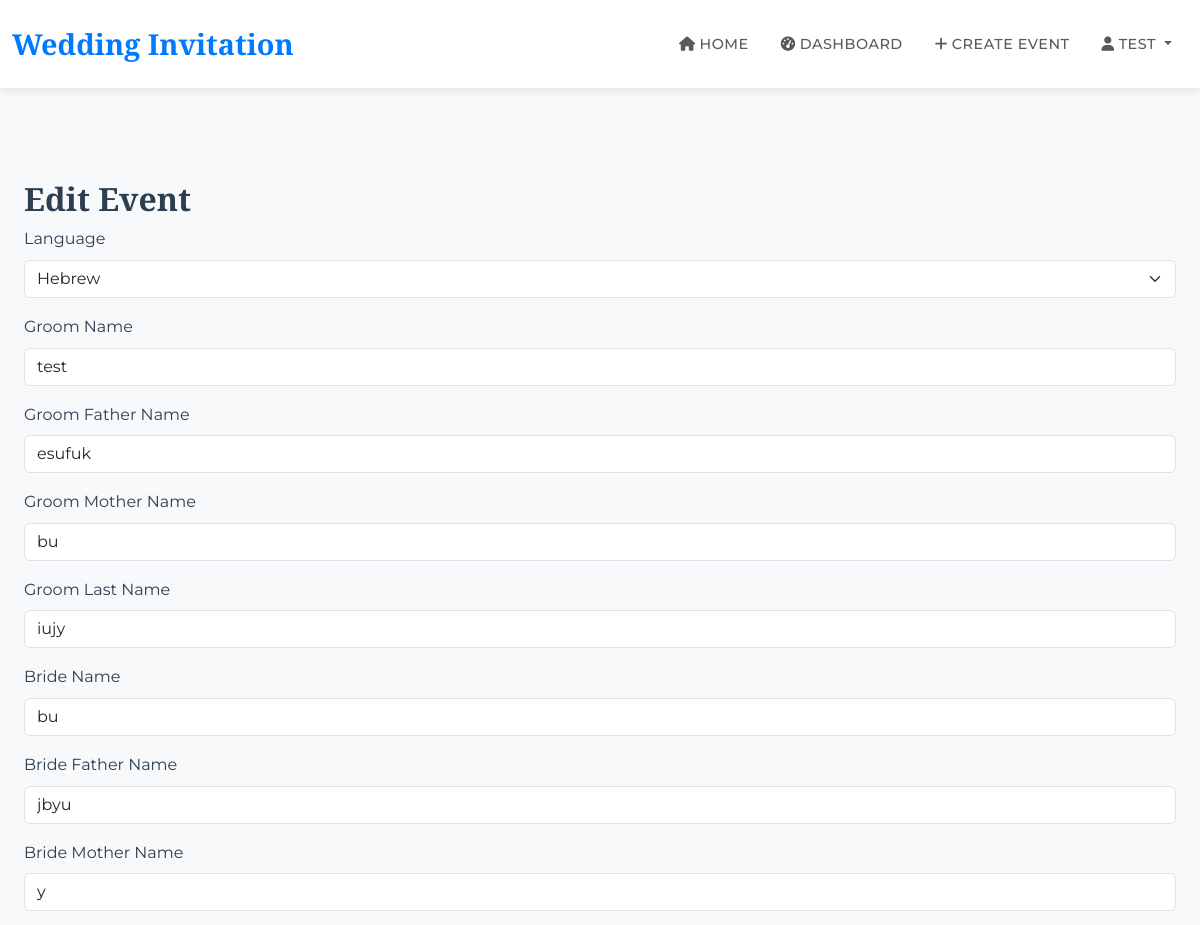
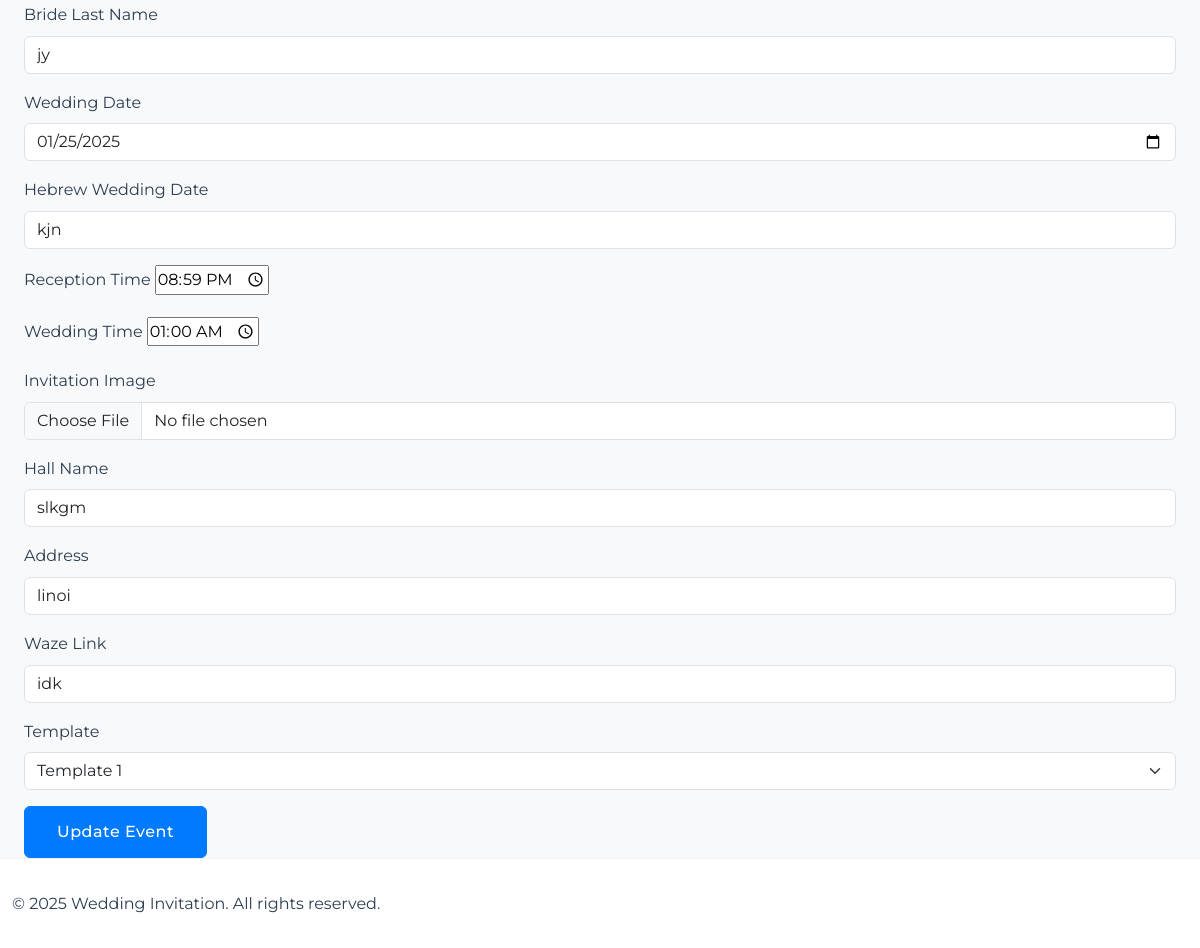
Screenshot of /edit_event/1 (signed in) with the database file from the repository (2 pictures, top to bottom).
### app/models.py (models this page shows, shortened)
class User(UserMixin, db.Model):  # Inherit from UserMixin
    id = db.Column(db.Integer, primary_key=True)
    username = db.Column(db.String(64), index=True, unique=True)
    email = db.Column(db.String(120), index=True, unique=True)
    password_hash = db.Column(db.String(128))
    events = db.relationship('Event', backref='creator', lazy='dynamic')
    is_admin = db.Column(db.Boolean, default=False)
    is_active = db.Column(db.Boolean, default=True)  # Add is_active (important!)

class Event(db.Model):
    id = db.Column(db.Integer, primary_key=True)
    link = db.Column(db.String(9), unique=True, nullable=False)
    language = db.Column(db.String(10), default='he')
    groom_name = db.Column(db.String(100))
    groom_father_name = db.Column(db.String(100))
    groom_mother_name = db.Column(db.String(100))
    groom_last_name = db.Column(db.String(100))
    bride_name = db.Column(db.String(100))
    bride_father_name = db.Column(db.String(100))
    bride_mother_name = db.Column(db.String(100))
    bride_last_name = db.Column(db.String(100))
    wedding_date = db.Column(db.Date)  # Ensure this is a Date field
    reception_time = db.Column(db.String(10))  # Store as string (e.g., '14:30')
    wedding_time = db.Column(db.String(10))  # Store as string (e.g., '16:00')
    hebrew_wedding_date = db.Column(db.String(50))
    invitation_image = db.Column(db.String(200))
    hall_name = db.Column(db.String(200))
    address = db.Column(db.String(200))
    waze_link = db.Column(db.String(200))
    template = db.Column(db.String(50))
    user_id = db.Column(db.Integer, db.ForeignKey('user.id'))
    responses = db.relationship('Response', backref='event', lazy='dynamic')

### app/routes.py (the view, shortened to what this page needs)
@bp.route('/edit_event/<int:event_id>', methods=['GET', 'POST'])
@login_required
def edit_event(event_id):
    event = Event.query.get_or_404(event_id)
    if event.user_id != current_user.id:
        flash('You do not have permission to edit this event.', 'error')
        return redirect(url_for('main.dashboard'))
    form = EventForm(obj=event)
    if request.method == 'GET':
        form.reception_time.data = datetime.strptime(event.reception_time, '%H:%M').time()
        form.wedding_time.data = datetime.strptime(event.wedding_time, '%H:%M').time()
    return render_template('edit_event.html', form=form, event=event)

### app/__init__.py (called while the page is built)
def create_app():
    app = Flask(__name__)
    app.config.from_object('config.Config')
    db.init_app(app)
    migrate.init_app(app, db)
    login_manager = LoginManager()  # Initialize Flask-Login
    login_manager.init_app(app)
    login_manager.login_view = 'main.login'  # Set the login view (important!)
    from app.models import User  # Import your User model (important!)
    @login_manager.user_loader
    def load_user(user_id):
        return User.query.get(int(user_id))  # Convert user_id to int (important!)
    @app.context_processor
    def inject_user():
        return dict(current_user=current_user)  # This is what makes current_user available
    from app.routes import bp
    app.register_blueprint(bp)
    return app

### app/templates/edit_event.html (shortened to what this page needs)
{% extends "base.html" %}
{% block content %}
<div class="container mt-5">
    <h2>Edit Event</h2>
    <form method="POST" action="{{ url_for('main.edit_event', event_id=event.id) }}" enctype="multipart/form-data">
        <div class="mb-3">
            {{ form.language.label(class="form-label") }}
            {{ form.language(class="form-select") }}
        </div>
        <div class="mb-3">
            {{ form.groom_name.label(class="form-label") }}
            {{ form.groom_name(class="form-control") }}
        </div>
        <div class="mb-3">
            {{ form.groom_father_name.label(class="form-label") }}
            {{ form.groom_father_name(class="form-control") }}
        </div>
        <div class="mb-3">
            {{ form.groom_mother_name.label(class="form-label") }}
            {{ form.groom_mother_name(class="form-control") }}
        </div>
        <div class="mb-3">
            {{ form.groom_last_name.label(class="form-label") }}
            {{ form.groom_last_name(class="form-control") }}
        </div>
        <div class="mb-3">
            {{ form.bride_name.label(class="form-label") }}
            {{ form.bride_name(class="form-control") }}
        </div>
        <div class="mb-3">
            {{ form.bride_father_name.label(class="form-label") }}
            {{ form.bride_father_name(class="form-control") }}
        </div>
        <div class="mb-3">
            {{ form.bride_mother_name.label(class="form-label") }}
            {{ form.bride_mother_name(class="form-control") }}
        </div>
        <div class="mb-3">
            {{ form.bride_last_name.label(class="form-label") }}
            {{ form.bride_last_name(class="form-control") }}
        </div>
        <div class="mb-3">
            {{ form.wedding_date.label(class="form-label") }}
            {{ form.wedding_date(class="form-control") }}
        </div>
        <div class="mb-3">
            {{ form.hebrew_wedding_date.label(class="form-label") }}
            {{ form.hebrew_wedding_date(class="form-control") }}
        </div>
        <div class="mb-3">
            {{ form.reception_time.label(class="form-label") }}
            {{ form.reception_time() }}
        </div>
        <div class="mb-3">
            {{ form.wedding_time.label(class="form-label") }}
            {{ form.wedding_time() }}
        </div>
        <div class="mb-3">
            {{ form.invitation_image.label(class="form-label") }}
            {{ form.invitation_image(class="form-control") }}
        </div>
        <div class="mb-3">
            {{ form.hall_name.label(class="form-label") }}
            {{ form.hall_name(class="form-control") }}
        </div>
        <div class="mb-3">
            {{ form.address.label(class="form-label") }}
            {{ form.address(class="form-control") }}
        </div>
        <div class="mb-3">
            {{ form.waze_link.label(class="form-label") }}
            {{ form.waze_link(class="form-control") }}
        </div>
        <div class="mb-3">
            {{ form.template.label(class="form-label") }}
            {{ form.template(class="form-select") }}
        </div>
        <button type="submit" class="btn btn-primary">Update Event</button>
    </form>
</div>
{% endblock %}

### app/templates/base.html (shortened to what this page needs)
<!DOCTYPE html>
<html lang="en" dir="ltr">
  <head>
    <link
      href="https://cdn.jsdelivr.net/npm/bootstrap@5.3.0/dist/css/bootstrap.min.css"
      rel="stylesheet"
    />
    <link
      rel="stylesheet"
      href="https://cdnjs.cloudflare.com/ajax/libs/font-awesome/6.0.0/css/all.min.css"
    />
    <link
      rel="stylesheet"
      href="{{ url_for('static', filename='css/styles.css') }}"
    />
  </head>
  <body class="d-flex flex-column min-vh-100">
    <nav class="navbar navbar-expand-lg">
      <div class="container-fluid">
        <a class="navbar-brand" href="{{ url_for('main.home') }}"
          >Wedding Invitation</a
        >
        <div
          class="collapse navbar-collapse justify-content-end"
          id="navbarNav"
        >
          <ul class="navbar-nav">
            <li class="nav-item">
              <a class="nav-link" href="{{ url_for('main.home') }}">
                <i class="fas fa-home me-1"></i>Home
              </a>
            </li>
            {% if current_user.is_authenticated %}
            <li class="nav-item">
              <a class="nav-link" href="{{ url_for('main.dashboard') }}">
                <i class="fas fa-tachometer-alt me-1"></i>Dashboard
              </a>
            </li>
            <li class="nav-item">
              <a class="nav-link" href="{{ url_for('main.create_event') }}">
                <i class="fas fa-plus me-1"></i>Create Event
              </a>
            </li>
            <li class="nav-item dropdown">
              <a
                class="nav-link dropdown-toggle"
                href="#"
                id="navbarDropdown"
                role="button"
                data-bs-toggle="dropdown"
                aria-expanded="false"
              >
                <i class="fas fa-user me-1"></i>{{ current_user.username }}
              </a>
            </li>
            {% endif %}
          </ul>
        </div>
      </div>
    </nav>
    <div class="container mt-4 flex-grow-1">
      {% block content %}{% endblock %}
    </div>
    <footer class="footer mt-auto">
      <div class="container">
        <p class="m-0">&copy; 2025 Wedding Invitation. All rights reserved.</p>
      </div>
    </footer>
  </body>
</html>

### app/static/css/styles.css (style rules this page uses)
body { font-family: Arial, sans-serif; }
.navbar { margin-bottom: 20px; }
.container { max-width: 1200px; margin: 0 auto; }

### app/templates/base.html (style rules this page uses)
:root { --primary-color: #007bff; --primary-dark: #0056b3; --text-color: #2c3e50; --light-bg: #f8f9fa; }
body { font-family: "Montserrat", sans-serif; color: var(--text-color); background-color: var(--light-bg); line-height: 1.6; }
h1, h2, h3, h4, h5, h6 { font-family: "Cormorant Garamond", serif; font-weight: 600; }
.navbar { background-color: rgba(255, 255, 255, 0.95); backdrop-filter: blur(10px); box-shadow: 0 2px 10px rgba(0, 0, 0, 0.1); padding: 1rem 0; }
.navbar-brand { font-family: "Cormorant Garamond", serif; font-size: 1.8rem; font-weight: 700; color: var(--primary-color) !important; }
.nav-link { font-weight: 500; text-transform: uppercase; letter-spacing: 0.5px; font-size: 0.9rem; padding: 0.5rem 1rem !important; transition: all 0.3s ease; }
.btn-primary { background-color: var(--primary-color); border-color: var(--primary-color); padding: 0.8rem 2rem; font-weight: 500; letter-spacing: 0.5px; transition: all 0.3s ease; }
.footer { background-color: #fff; border-top: 1px solid rgba(0, 0, 0, 0.05); padding: 2rem 0; color: var(--text-color); }

### rows the page displays
User: username "TEST"
Event: language "Hebrew", groom_name "test", groom_father_name "esufuk", groom_mother_name "bu", groom_last_name "iujy", bride_name "bu", bride_father_name "jbyu", bride_mother_name "y", bride_last_name "jy", wedding_date "01/25/2025", hebrew_wedding_date "kjn", reception_time "20:59", wedding_time "01:00", hall_name "slkgm", address "linoi", waze_link "idk", template "Template 1"
